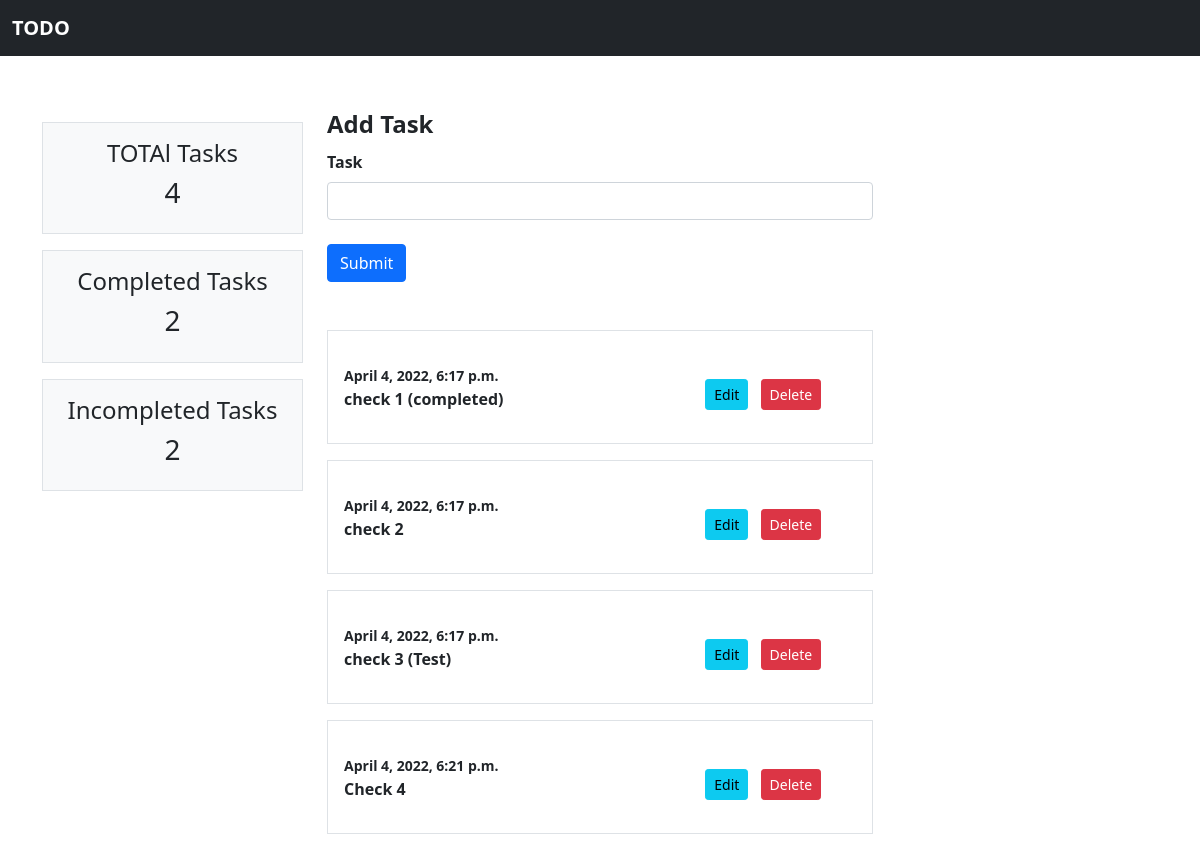
The page / on the database its author committed.
### myapp/models.py (models this page shows)
class Task(models.Model):
    title = models.CharField(max_length=200)
    status = models.BooleanField(default=False)
    created = models.DateTimeField(auto_now_add=True)
    def __str__(self):
        return self.title

### myapp/views.py (the view)
# urls.py: 2. Add a URL to urlpatterns:  path('', views.home, name='home')
def home(request):
    tasks =Task.objects.all()
    all_task = tasks.count()
    completed = Task.objects.filter(status=True)
    completed_task = completed.count()
    Incompleted = Task.objects.filter(status=False)
    Incompleted_task = Incompleted.count()
    form = TaskForm
    if request.method =='POST':
        form = TaskForm(request.POST)
        if form.is_valid():
            form.save()
        return redirect('/')
    context = {'tasks':tasks,'form':form, 'all_task':all_task,'completed':completed_task,'Incompleted':Incompleted_task}
    return render(request ,'home.html', context)

### templates/home.html (shortened to what this page needs)
{% include 'navbar.html' %}
{% block content %}
<div class="container " style="margin-top: 50px;">
  <div class="row">
    <div class="col-md-3 ">
    <div class="p-3 border bg-light my-3">
      <h4><center>TOTAl Tasks</center></h4>
       <h3><center>{{all_task}}</center></h3>
       </div>
       <div class="p-3 border bg-light my-3">
      <h4><center>Completed Tasks</center></h4>
       <h3><center>{{completed}}</center></h3>
       </div>
       <div class="p-3 border bg-light my-3">
      <h4><center>Incompleted Tasks</center></h4>
       <h3><center>{{Incompleted}}</center></h3>
       </div>
    </div>
    <div class="col-md-6">
      <form method="POST" >
    <div >
        <div >
          <legend>Add Task</legend>
          <br>
          <label for="exampleInputUsername" class="form-label"> Task</label>
          {{form.title}}
          <br>
        <button type="submit" value="Login" class="btn btn-primary">Submit</button>
      </div>
      </form>
        <br>
        <br>
      <div class="container px-0">
  <div class="row gx-4">
    <div class="col">
    {% for task in tasks %}
    <div class="border bg-muted p-3 mb-3">
        <div class="row">
            <div class="col-md-8">
                <p><small>{{task.created}}</small> <br>{{task}}</p>
            </div>
            <div class="col-md-4 my-3">
               <a class="btn btn-info btn-sm mx-1" href="{% url 'update_Task' task.id %}">Edit</a>
                <a class="btn btn-danger btn-sm mx-1" href="{% url 'delete' task.id %}">Delete</a>
            </div>
        </div>
    </div>
     {% endfor %}
    </div>
  </div>
</div>
    </div>
  </div>
</div>
{% endblock content %}

### templates/navbar.html (shortened to what this page needs)
{% load static %}
<!DOCTYPE html>
<html lang="en">
<head>
    <link href="https://cdn.jsdelivr.net/npm/bootstrap@5.1.3/dist/css/bootstrap.min.css" rel="stylesheet">
</head>
<body>
    <nav class="navbar navbar-expand-sm  navbar-dark bg-dark">
        <div class="container-fluid">
          <a class="navbar-brand" href="#"><b>TODO</></a>
         </div>
      </nav>
</body>
</html>

### rows shown on the page
Task: created "April 4, 2022, 6:17 p.m.", title "check 1 (completed)"
Task: created "April 4, 2022, 6:17 p.m.", title "check 2"
Task: created "April 4, 2022, 6:17 p.m.", title "check 3 (Test)"
Task: created "April 4, 2022, 6:21 p.m.", title "Check 4"

### other values the page prints
{{ all_task }} "4"
{{ completed }} "2"
{{ Incompleted }} "2"
